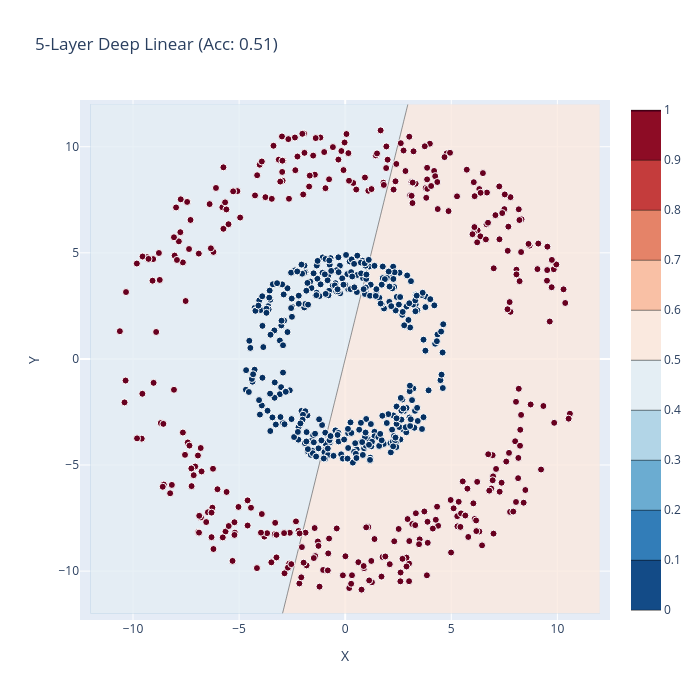

The code cell stored with this chart in its notebook:
### Code cell
plot_decision_boundary(dlinear, train_x, train_y, x_max, title=f"5-Layer Deep Linear (Acc: {dlinear_acc:.2f})")
